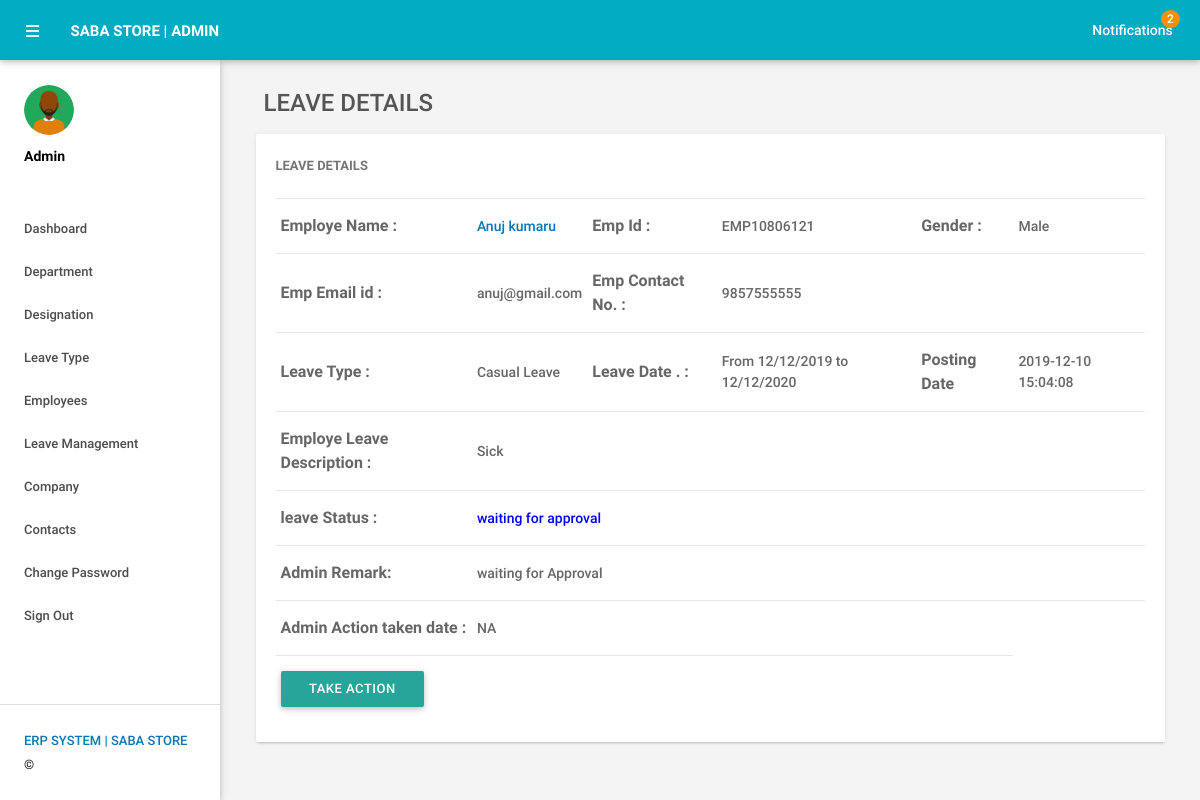
The app's page /admin/leave-details.php?leaveid=11 (signed in) with its own data.
### tables this page shows
CREATE TABLE IF NOT EXISTS `tblleaves` (
  `id` int(11) NOT NULL AUTO_INCREMENT,
  `LeaveType` varchar(110) NOT NULL,
  `ToDate` varchar(120) NOT NULL,
  `FromDate` varchar(120) NOT NULL,
  `Description` mediumtext NOT NULL,
  `PostingDate` timestamp NOT NULL DEFAULT CURRENT_TIMESTAMP,
  `AdminRemark` mediumtext,
  `AdminRemarkDate` varchar(120) DEFAULT NULL,
  `Status` int(1) NOT NULL,
  `IsRead` int(1) NOT NULL,
  `empid` int(11) DEFAULT NULL,
  PRIMARY KEY (`id`),
  KEY `UserEmail` (`empid`)
);

CREATE TABLE IF NOT EXISTS `tblemployees` (
  `id` int(11) NOT NULL AUTO_INCREMENT,
  `EmpId` varchar(100) NOT NULL,
  `FirstName` varchar(150) NOT NULL,
  `LastName` varchar(150) NOT NULL,
  `EmailId` varchar(200) NOT NULL,
  `Password` varchar(180) NOT NULL,
  `Gender` varchar(100) NOT NULL,
  `Dob` varchar(100) NOT NULL,
  `Department` varchar(255) NOT NULL,
  `Address` varchar(255) NOT NULL,
  `City` varchar(200) NOT NULL,
  `Country` varchar(150) NOT NULL,
  `Phonenumber` char(11) NOT NULL,
  `Status` int(1) NOT NULL,
  `RegDate` timestamp NOT NULL DEFAULT CURRENT_TIMESTAMP,
  PRIMARY KEY (`id`)
);

### admin/leave-details.php (the view, shortened to what this page needs)
<?php
include('includes/config.php');
if(strlen($_SESSION['alogin'])==0)
    {
header('location:index.php');
}
else{
 ?>
<!DOCTYPE html>
<html lang="en">
    <head>
        <link type="text/css" rel="stylesheet" href="../assets/plugins/materialize/css/materialize.min.css"/>
        <link href="../assets/plugins/material-preloader/css/materialPreloader.min.css" rel="stylesheet">
        <link href="../assets/plugins/datatables/css/jquery.dataTables.min.css" rel="stylesheet">
                <link href="../assets/plugins/google-code-prettify/prettify.css" rel="stylesheet" type="text/css"/>
        <link href="../assets/css/alpha.min.css" rel="stylesheet" type="text/css"/>
        <link href="../assets/css/custom.css" rel="stylesheet" type="text/css"/>
    </head>
    <body>
       <?php include('includes/header.php');?>
       <?php include('includes/sidebar.php');?>
            <main class="mn-inner">
                <div class="row">
                    <div class="col s12">
                        <div class="page-title" style="font-size:24px;">Leave Details</div>
                    </div>
                    <div class="col s12 m12 l12">
                        <div class="card">
                            <div class="card-content">
                                <span class="card-title">Leave Details</span>
                                <table id="example" class="display responsive-table ">
                                    <tbody>
<?php
$lid=intval($_GET['leaveid']);
$sql = "SELECT tblleaves.id as lid,tblemployees.FirstName,tblemployees.LastName,tblemployees.EmpId,tblemployees.id,tblemployees.Gender,tblemployees.Phonenumber,tblemployees.EmailId,tblleaves.LeaveType,tblleaves.ToDate,tblleaves.FromDate,tblleaves.Description,tblleaves.PostingDate,tblleaves.Status,tblleaves.AdminRemark,tblleaves.AdminRemarkDate from tblleaves join tblemployees on tblleaves.empid=tblemployees.id where tblleaves.id=:lid";
$query = $dbh -> prepare($sql);
$query->bindParam(':lid',$lid,PDO::PARAM_STR);
$query->execute();
$results=$query->fetchAll(PDO::FETCH_OBJ);
$cnt=1;
if($query->rowCount() > 0)
{
foreach($results as $result)
{
      ?>
                                        <tr>
                                            <td style="font-size:16px;"> <b>Employe Name :</b></td>
                                              <td><a href="editemployee.php?empid=<?php echo htmlentities($result->id);?>" target="_blank">
                                                <?php echo htmlentities($result->FirstName." ".$result->LastName);?></a></td>
                                              <td style="font-size:16px;"><b>Emp Id :</b></td>
                                              <td><?php echo htmlentities($result->EmpId);?></td>
                                              <td style="font-size:16px;"><b>Gender :</b></td>
                                              <td><?php echo htmlentities($result->Gender);?></td>
                                          </tr>
                                          <tr>
                                             <td style="font-size:16px;"><b>Emp Email id :</b></td>
                                            <td><?php echo htmlentities($result->EmailId);?></td>
                                             <td style="font-size:16px;"><b>Emp Contact No. :</b></td>
                                            <td><?php echo htmlentities($result->Phonenumber);?></td>
                                            <td>&nbsp;</td>
                                             <td>&nbsp;</td>
                                        </tr>
  <tr>
                                             <td style="font-size:16px;"><b>Leave Type :</b></td>
                                            <td><?php echo htmlentities($result->LeaveType);?></td>
                                             <td style="font-size:16px;"><b>Leave Date . :</b></td>
                                            <td>From <?php echo htmlentities($result->FromDate);?> to <?php echo htmlentities($result->ToDate);?></td>
                                            <td style="font-size:16px;"><b>Posting Date</b></td>
                                           <td><?php echo htmlentities($result->PostingDate);?></td>
                                        </tr>
<tr>
                                             <td style="font-size:16px;"><b>Employe Leave Description : </b></td>
                                            <td colspan="5"><?php echo htmlentities($result->Description);?></td>
                                        </tr>
<tr>
<td style="font-size:16px;"><b>leave Status :</b></td>
<td colspan="5"><?php $stats=$result->Status;
if($stats==1){
?>
<span style="color: green">Approved</span>
 <?php } if($stats==2)  { ?>
<span style="color: red">Not Approved</span>
<?php } if($stats==0)  { ?>
 <span style="color: blue">waiting for approval</span>
 <?php } ?>
</td>
</tr>
<tr>
<td style="font-size:16px;"><b>Admin Remark: </b></td>
<td colspan="5"><?php
if($result->AdminRemark==""){
  echo "waiting for Approval";
}
else{
echo htmlentities($result->AdminRemark);
}
?></td>
 </tr>
 <tr>
<td style="font-size:16px;"><b>Admin Action taken date : </b></td>
<td colspan="5"><?php
if($result->AdminRemarkDate==""){
  echo "NA";
}
else{
echo htmlentities($result->AdminRemarkDate);
}
?></td>
 </tr>
<?php
if($stats==0)
{
?>
<tr>
 <td colspan="5">
  <a class="modal-trigger waves-effect waves-light btn" href="#modal1">Take&nbsp;Action</a>
 </td>
</tr>
<?php } ?>
                                         <?php $cnt++;} }?>
                                    </tbody>
                                </table>
                            </div>
                        </div>
                    </div>
                </div>
            </main>
        </div>
        <div class="left-sidebar-hover"></div>
    </body>
</html>
<?php } ?>

### records on screen
tblleaves: tblemployees.FirstName+LastName "Anuj kumaru", tblemployees.EmpId "EMP10806121", tblemployees.Gender "Male", tblemployees.EmailId "anuj@gmail.com", tblemployees.Phonenumber "9857555555", LeaveType "Casual Leave", FromDate "12/12/2019", ToDate "12/12/2020", PostingDate "2019-12-10 15:04:08", Description "Sick", Status "waiting for approval", shows "waiting for Approval", shows "NA"

### other values on screen
$unreadcount "2"
